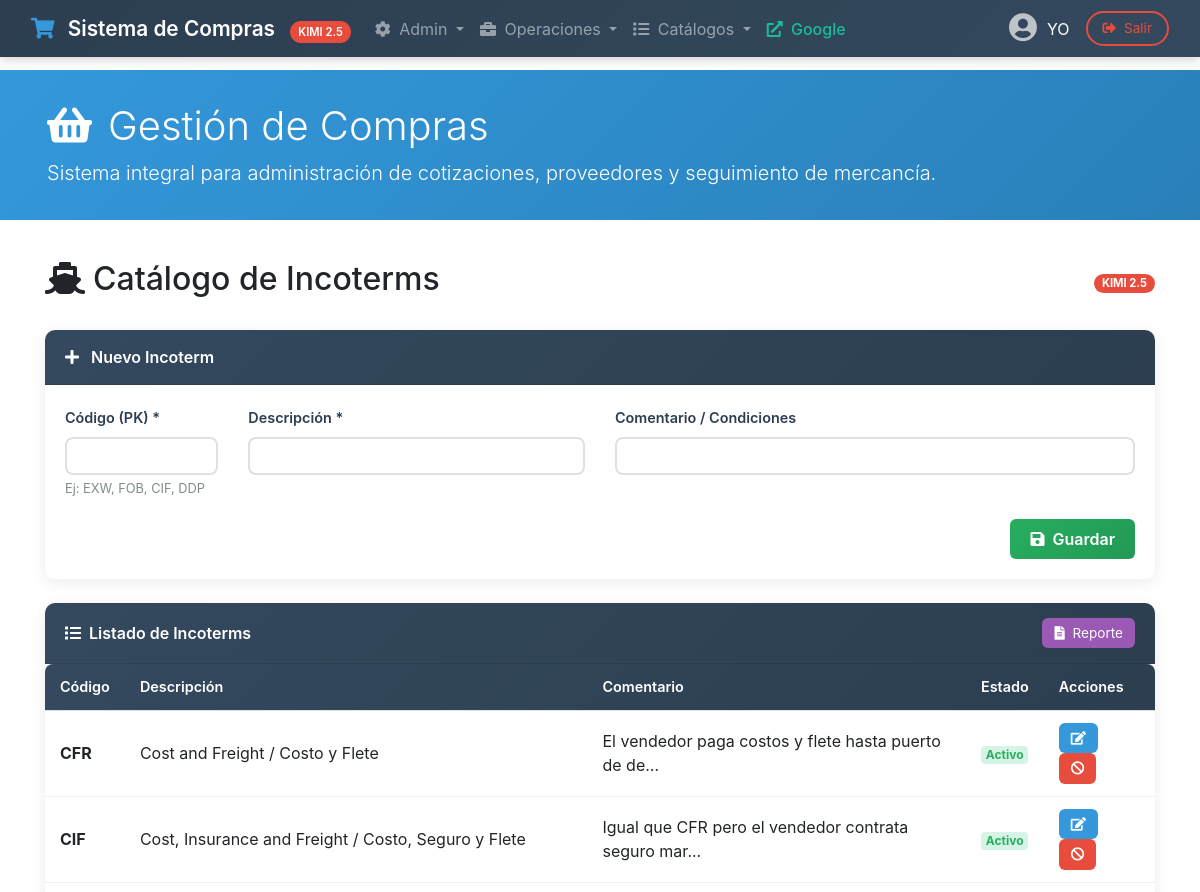
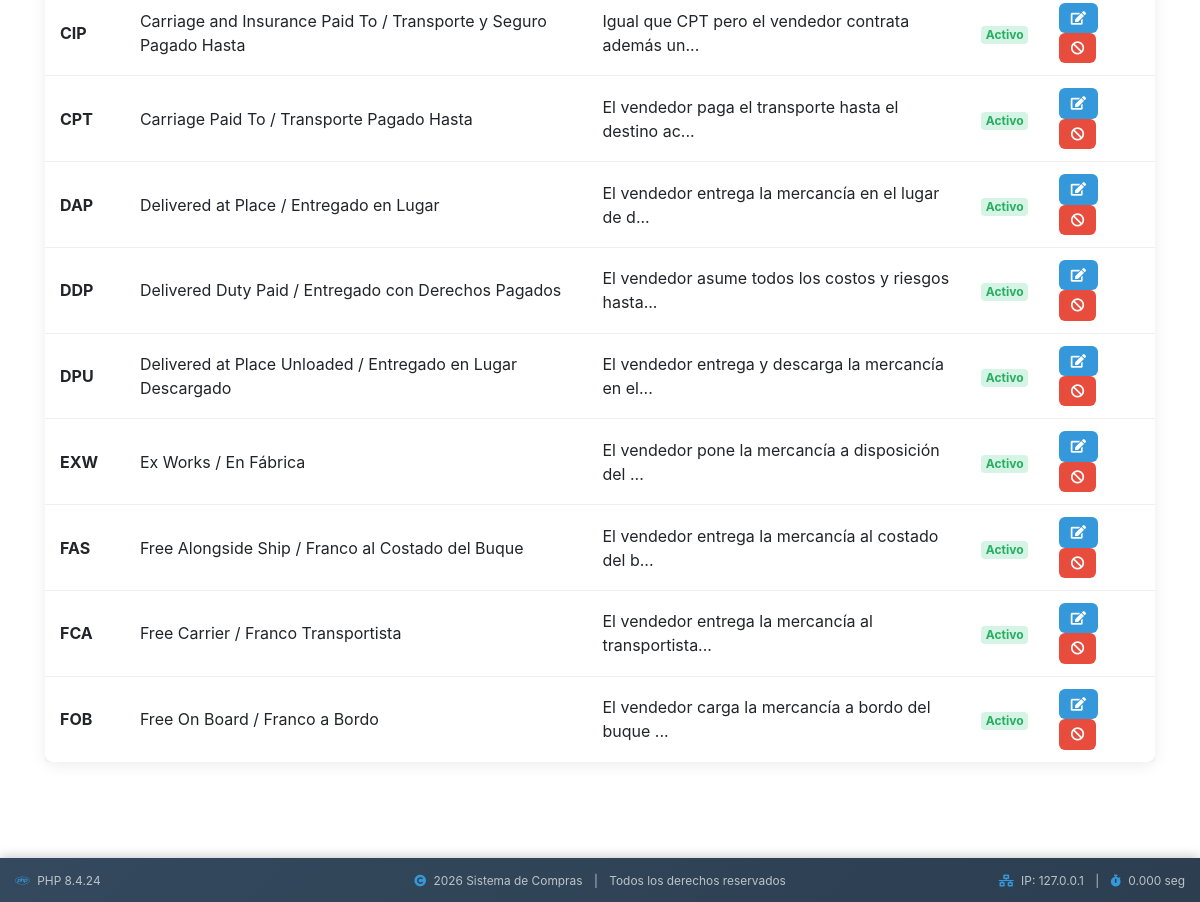
Before: /catalogo_incoterms.php with the older database file (2 pictures, top to bottom).
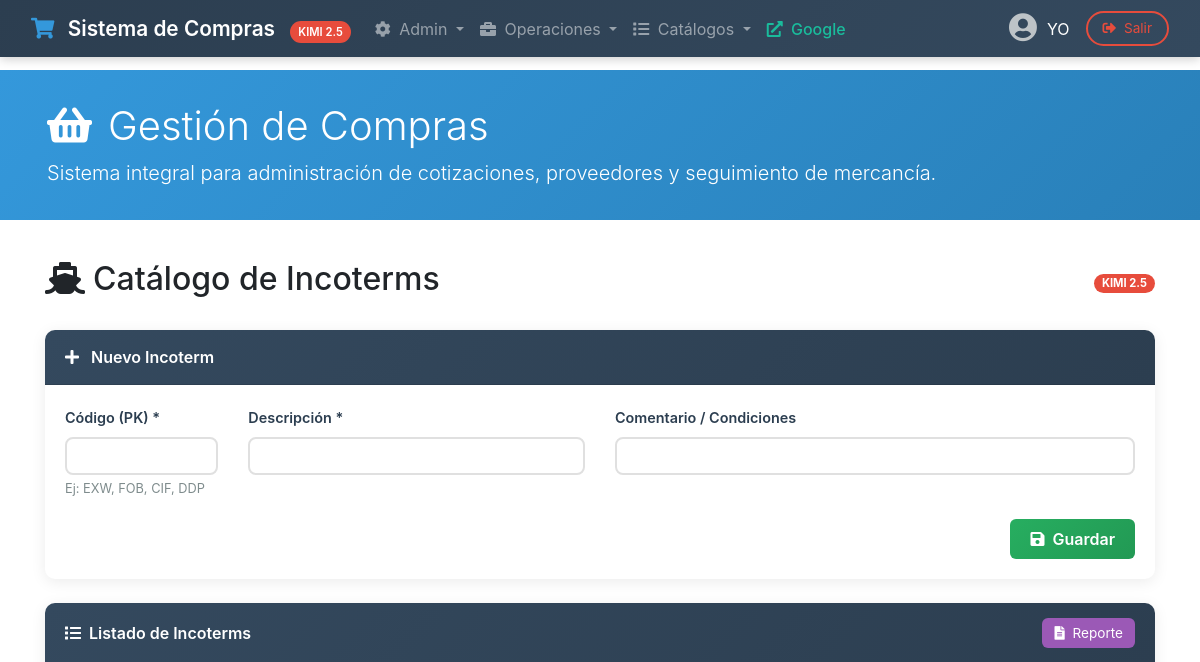
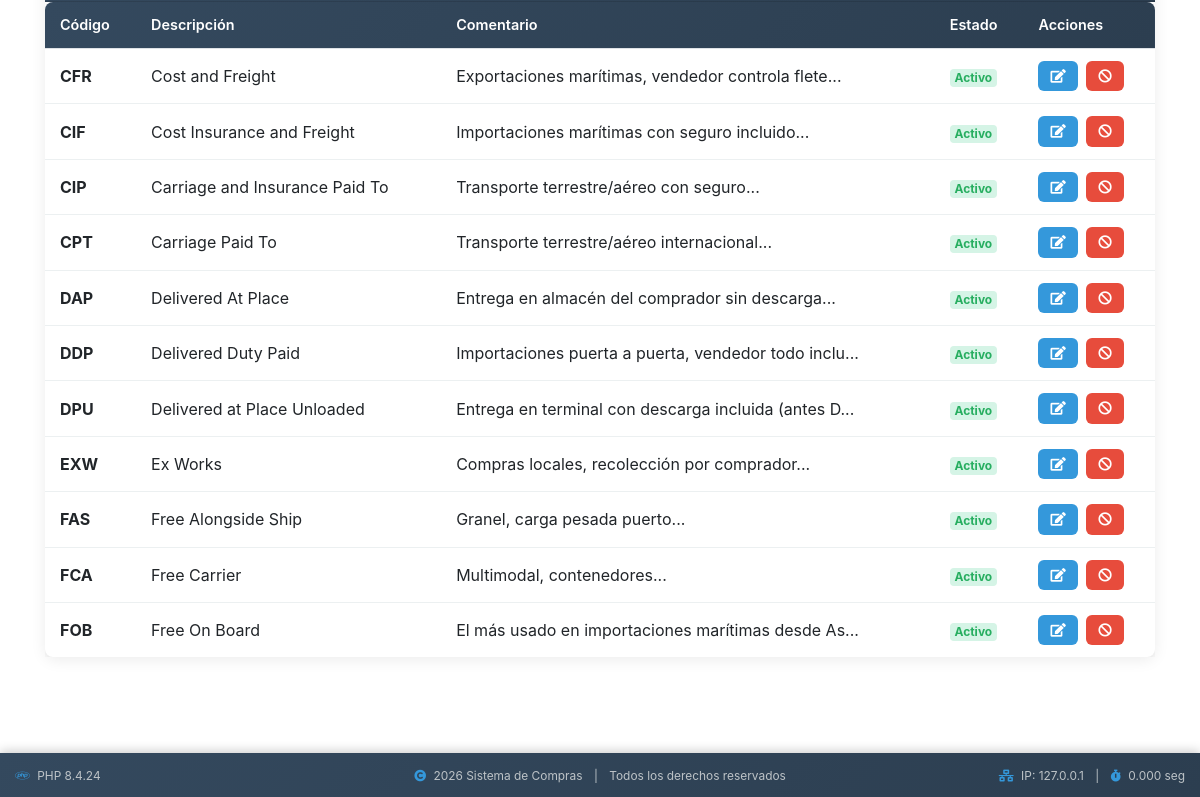
After: the same page with the newer database file (2 pictures, top to bottom).
### tables this page shows
CREATE TABLE IF NOT EXISTS cat_incoterms (
  idIncoterm           VARCHAR(10)   NOT NULL PRIMARY KEY,
  descripcion          VARCHAR(200)  NOT NULL,
  comentario           VARCHAR(500),
  activo               VARCHAR(3)    DEFAULT 'si',
  fecha_alta           DATETIME,
  ultima_actualizacion DATETIME,
  usuario_alta         VARCHAR(100),
  usuario_modifica     VARCHAR(100)
);

### catalogo_incoterms.php (the view, shortened to what this page needs)
<?php require_once 'headerkimi.php'; ?>
<link rel="stylesheet" href="compraskimi.css">
<div id="subcontainer">
<?php
$editando = false;
$datos_edit = null;
$pagina = isset($_GET['pagina']) ? intval($_GET['pagina']) : 1;
$registros_por_pagina = 50;
$inicio = ($pagina - 1) * $registros_por_pagina;
$sql = "SELECT * FROM cat_incoterms ORDER BY idIncoterm LIMIT $inicio, $registros_por_pagina";
$resultado = mysqli_query($link, $sql);
?>
<div class="container-fluid">
    <div class="d-flex justify-content-between align-items-center mb-4">
        <h2><i class="fas fa-ship mr-2"></i>Catálogo de Incoterms</h2>
        <span class="badge badge-modelo">KIMI 2.5</span>
    </div>
    <div class="card card-modulo mb-4">
        <div class="card-header">
            <i class="fas fa-<?php echo $editando ? 'edit' : 'plus'; ?> mr-2"></i>
            <?php echo $editando ? 'Editar Incoterm' : 'Nuevo Incoterm'; ?>
        </div>
        <div class="card-body">
            <form method="POST" class="form-sistema">
                <div class="row">
                    <div class="col-md-2">
                        <div class="form-group">
                            <label>Código (PK) *</label>
                            <input type="text" name="idIncoterm" class="form-control" maxlength="10"
                                   value="<?php echo $editando ? $datos_edit['idIncoterm'] : ''; ?>"
                                   <?php echo $editando ? 'readonly' : ''; ?> required>
                            <small class="ayuda-campo">Ej: EXW, FOB, CIF, DDP</small>
                        </div>
                    </div>
                    <div class="col-md-4">
                        <div class="form-group">
                            <label>Descripción *</label>
                            <input type="text" name="descripcion" class="form-control" maxlength="200"
                                   value="<?php echo $editando ? $datos_edit['descripcion'] : ''; ?>" required>
                        </div>
                    </div>
                    <div class="col-md-6">
                        <div class="form-group">
                            <label>Comentario / Condiciones</label>
                            <input type="text" name="comentario" class="form-control" maxlength="500"
                                   value="<?php echo $editando ? $datos_edit['comentario'] : ''; ?>">
                        </div>
                    </div>
                </div>
                <div class="text-right">
                    <button type="submit" name="guardar" class="btn btn-guardar">
                        <i class="fas fa-save mr-1"></i> <?php echo $editando ? 'Actualizar' : 'Guardar'; ?>
                    </button>
                </div>
            </form>
        </div>
    </div>
    <div class="card card-modulo">
        <div class="card-header d-flex justify-content-between align-items-center">
            <span><i class="fas fa-list mr-2"></i>Listado de Incoterms</span>
            <a href="?module=reporte" target="_blank" class="btn btn-reporte btn-sm">
                <i class="fas fa-file-alt mr-1"></i> Reporte
            </a>
        </div>
        <div class="card-body p-0">
            <div class="table-responsive">
                <table class="table table-sistema mb-0">
                    <thead>
                        <tr>
                            <th>Código</th>
                            <th>Descripción</th>
                            <th>Comentario</th>
                            <th>Estado</th>
                            <th>Acciones</th>
                        </tr>
                    </thead>
                    <tbody>
                        <?php while ($row = mysqli_fetch_assoc($resultado)): ?>
                            <tr>
                                <td><strong><?php echo $row['idIncoterm']; ?></strong></td>
                                <td><?php echo $row['descripcion']; ?></td>
                                <td><?php echo $row['comentario'] ? substr($row['comentario'], 0, 50) . '...' : '-'; ?></td>
                                <td>
                                    <span class="badge badge-status-<?php echo $row['activo'] == 'si' ? 'ok' : 'warning'; ?>">
                                        <?php echo $row['activo'] == 'si' ? 'Activo' : 'Inactivo'; ?>
                                    </span>
                                </td>
                                <td>
                                    <a href="?editar=<?php echo $row['idIncoterm']; ?>" class="btn btn-editar btn-sm mr-1">
                                        <i class="fas fa-edit"></i>
                                    </a>
                                    <button type="button" class="btn btn-<?php echo $row['activo'] == 'si' ? 'eliminar' : 'activar'; ?> btn-sm"
                                            data-toggle="modal" data-target="#modal<?php echo $row['idIncoterm']; ?>">
                                        <i class="fas fa-<?php echo $row['activo'] == 'si' ? 'ban' : 'check'; ?>"></i>
                                    </button>
                                </td>
                            </tr>
                        <?php endwhile; ?>
                    </tbody>
                </table>
            </div>
        </div>
    </div>
</div>
</div>
<?php require_once 'footerkimi.php'; ?>

### headerkimi.php (shortened to what this page needs)
<?php
$tiempo_inicio = microtime(true);
$session_usuario = 'YO';
?>
<!DOCTYPE html>
<html lang="es">
<head>
    <link rel="stylesheet" href="https://cdn.jsdelivr.net/npm/bootstrap@4.6.2/dist/css/bootstrap.min.css">
    <link rel="stylesheet" href="https://cdn.jsdelivr.net/npm/@fortawesome/fontawesome-free@5.15.4/css/all.min.css">
</head>
<body>
<nav class="navbar navbar-expand-lg navbar-dark navbar-sistema fixed-top">
    <div class="container-fluid">
        <a class="navbar-brand" href="compras.php">
            <i class="fas fa-shopping-cart"></i>
            Sistema de Compras
            <span class="badge-modelo">KIMI 2.5</span>
        </a>
        <div class="collapse navbar-collapse" id="navbarNav">
            <ul class="navbar-nav mr-auto">
                <li class="nav-item dropdown">
                    <a class="nav-link dropdown-toggle" href="#" id="menuAdmin" role="button" data-toggle="dropdown">
                        <i class="fas fa-cog mr-1"></i> Admin
                    </a>
                </li>
                <li class="nav-item dropdown">
                    <a class="nav-link dropdown-toggle" href="#" id="menuUsuario" role="button" data-toggle="dropdown">
                        <i class="fas fa-briefcase mr-1"></i> Operaciones
                    </a>
                </li>
                <li class="nav-item dropdown">
                    <a class="nav-link dropdown-toggle" href="#" id="menuCatalogos" role="button" data-toggle="dropdown">
                        <i class="fas fa-list mr-1"></i> Catálogos
                    </a>
                </li>
                <li class="nav-item">
                    <a class="nav-link nav-link-externo" href="https://google.com" target="_blank">
                        <i class="fas fa-external-link-alt mr-1"></i> Google
                    </a>
                </li>
            </ul>
            <div class="usuario-info">
                <i class="fas fa-user-circle usuario-icono"></i>
                <span class="mr-3"><?php echo htmlspecialchars($session_usuario); ?></span>
                <button class="btn btn-logout" data-toggle="modal" data-target="#modalLogout">
                    <i class="fas fa-sign-out-alt mr-1"></i> Salir
                </button>
            </div>
        </div>
    </div>
</nav>
<div class="jumbotron jumbotron-sistema d-none d-md-block">
    <div class="container">
        <h1><i class="fas fa-shopping-basket mr-3"></i>Gestión de Compras</h1>
        <p class="lead mb-0">Sistema integral para administración de cotizaciones, proveedores y seguimiento de mercancía.</p>
    </div>
</div>
<div id="subcontainer">

### footerkimi.php (shortened to what this page needs)
</div>
<footer class="footer-sistema fixed-bottom">
    <div class="container-fluid">
        <div class="row align-items-center">
            <div class="col-md-3 text-center text-md-left">
                <small>
                    <i class="fab fa-php mr-1"></i>
                    PHP <?php echo phpversion(); ?>
                </small>
            </div>
            <div class="col-md-6 text-center">
                <small>
                    <i class="fas fa-copyright mr-1"></i>
                    <?php echo date('Y'); ?> Sistema de Compras
                    <span class="mx-2">|</span>
                    Todos los derechos reservados
                </small>
            </div>
            <div class="col-md-3 text-center text-md-right">
                <small>
                    <i class="fas fa-network-wired mr-1"></i>
                    IP: <?php echo isset($_SERVER['REMOTE_ADDR']) ? $_SERVER['REMOTE_ADDR'] : 'N/A'; ?>
                    <span class="mx-2">|</span>
                    <i class="fas fa-stopwatch mr-1"></i>
                    <?php
                    $tiempo_fin = microtime(true);
                    $tiempo_total = $tiempo_fin - $tiempo_inicio;
                    echo number_format($tiempo_total, 3, '.', '');
                    ?> seg
                </small>
            </div>
        </div>
    </div>
</footer>
</body>
</html>

### compraskimi.css (style rules this page uses)
#subcontainer { overflow-x: auto; min-height: calc(100vh - 140px); padding-bottom: 60px; padding-left: 15px; padding-right: 15px; padding-top: 20px; }
.table-sistema { background: white; border-radius: 8px; overflow: hidden; box-shadow: 0 2px 10px rgba(0,0,0,0.08); }
.table-sistema thead { background: linear-gradient(135deg, #34495e 0%, #2c3e50 100%); color: white; }
.table-sistema thead th { font-weight: 600; font-size: 0.9rem; padding: 12px 15px; border: none; white-space: nowrap; }
.table-sistema tbody td { padding: 12px 15px; vertical-align: middle; border-bottom: 1px solid #ecf0f1; }
.table-sistema tbody tr:last-child td { border-bottom: none; }
.badge-status-ok { background: #d5f4e6; color: #27ae60; }
.btn-guardar { background: linear-gradient(135deg, #27ae60 0%, #229954 100%); border: none; color: white; border-radius: 6px; padding: 8px 20px; font-weight: 600; transition: all 0.3s; }
.btn-editar { background: #3498db; border: none; color: white; border-radius: 6px; padding: 5px 12px; font-size: 0.85rem; transition: all 0.2s; }
.btn-eliminar { background: #e74c3c; border: none; color: white; border-radius: 6px; padding: 5px 12px; font-size: 0.85rem; transition: all 0.2s; }
.btn-reporte { background: #9b59b6; border: none; color: white; border-radius: 6px; padding: 5px 12px; font-size: 0.85rem; transition: all 0.2s; }
.form-sistema .form-group { margin-bottom: 20px; }
.form-sistema label { font-weight: 600; color: #2c3e50; font-size: 0.9rem; margin-bottom: 8px; }
.form-sistema .form-control, .form-sistema .custom-select { border: 2px solid #e0e0e0; border-radius: 8px; padding: 10px 15px; transition: all 0.3s; }
.jumbotron-sistema.d-none.d-md-block { display: block !important; }
.card-modulo { border: none; border-radius: 10px; box-shadow: 0 3px 15px rgba(0,0,0,0.08); transition: all 0.3s; margin-bottom: 20px; }
.card-modulo .card-header { background: linear-gradient(135deg, #34495e 0%, #2c3e50 100%); color: white; border-radius: 10px 10px 0 0 !important; font-weight: 600; padding: 15px 20px; }
.ayuda-campo { color: #7f8c8d; font-size: 0.8rem; margin-top: 5px; }

### headerkimi.php (style rules this page uses)
body { padding-top: 70px; min-height: 100vh; }
.navbar-sistema { background: linear-gradient(135deg, #2c3e50 0%, #34495e 100%); box-shadow: 0 2px 10px rgba(0,0,0,0.2); }
.navbar-brand { font-weight: 600; font-size: 1.3rem; }
.navbar-brand i { margin-right: 8px; color: #3498db; }
.badge-modelo { background: #e74c3c; color: white; font-size: 0.7rem; padding: 4px 8px; border-radius: 12px; margin-left: 10px; }
.jumbotron-sistema { background: linear-gradient(135deg, #3498db 0%, #2980b9 100%); color: white; padding: 2rem; margin-bottom: 0; border-radius: 0; }
.jumbotron-sistema h1 { font-weight: 300; font-size: 2.5rem; }
.usuario-info { display: flex; align-items: center; color: white; }
.usuario-icono { font-size: 1.8rem; margin-right: 10px; color: #bdc3c7; }
.btn-logout { background: transparent; border: 2px solid #e74c3c; color: #e74c3c; border-radius: 20px; padding: 5px 15px; font-size: 0.85rem; transition: all 0.3s; }
.nav-link-externo { color: #1abc9c !important; font-weight: 500; }

### footerkimi.php (style rules this page uses)
.footer-sistema { background: linear-gradient(135deg, #34495e 0%, #2c3e50 100%); color: #bdc3c7; padding: 12px 0; font-size: 0.85rem; box-shadow: 0 -2px 10px rgba(0,0,0,0.2); }
.footer-sistema i { color: #3498db; }

Changed rows visible on the page:
changed cat_incoterms "CFR": descripcion "Cost and Freight / Costo y Flete" → "Cost and Freight"; comentario "El vendedor paga costos y flete hasta puerto de de" → "Exportaciones marítimas, vendedor controla flete"
changed cat_incoterms "CIF": descripcion "Cost, Insurance and Freight / Costo, Seguro y Flete" → "Cost Insurance and Freight"; comentario "Igual que CFR pero el vendedor contrata seguro mar" → "Importaciones marítimas con seguro incluido"
changed cat_incoterms "CIP": descripcion "Carriage and Insurance Paid To / Transporte y Seguro Pagado Hasta" → "Carriage and Insurance Paid To"; comentario "Igual que CPT pero el vendedor contrata además un" → "Transporte terrestre/aéreo con seguro"
changed cat_incoterms "CPT": descripcion "Carriage Paid To / Transporte Pagado Hasta" → "Carriage Paid To"; comentario "El vendedor paga el transporte hasta el destino ac" → "Transporte terrestre/aéreo internacional"
changed cat_incoterms "DAP": descripcion "Delivered at Place / Entregado en Lugar" → "Delivered At Place"; comentario "El vendedor entrega la mercancía en el lugar de d" → "Entrega en almacén del comprador sin descarga"
changed cat_incoterms "DDP": descripcion "Delivered Duty Paid / Entregado con Derechos Pagados" → "Delivered Duty Paid"; comentario "El vendedor asume todos los costos y riesgos hasta" → "Importaciones puerta a puerta, vendedor todo inclu"
changed cat_incoterms "DPU": descripcion "Delivered at Place Unloaded / Entregado en Lugar Descargado" → "Delivered at Place Unloaded"; comentario "El vendedor entrega y descarga la mercancía en el" → "Entrega en terminal con descarga incluida (antes D"
changed cat_incoterms "EXW": descripcion "Ex Works / En Fábrica" → "Ex Works"; comentario "El vendedor pone la mercancía a disposición del" → "Compras locales, recolección por comprador"
changed cat_incoterms "FAS": descripcion "Free Alongside Ship / Franco al Costado del Buque" → "Free Alongside Ship"; comentario "El vendedor entrega la mercancía al costado del b" → "Granel, carga pesada puerto"
changed cat_incoterms "FCA": descripcion "Free Carrier / Franco Transportista" → "Free Carrier"; comentario "El vendedor entrega la mercancía al transportista" → "Multimodal, contenedores"
changed cat_incoterms "FOB": descripcion "Free On Board / Franco a Bordo" → "Free On Board"; comentario "El vendedor carga la mercancía a bordo del buque" → "El más usado en importaciones marítimas desde As"
